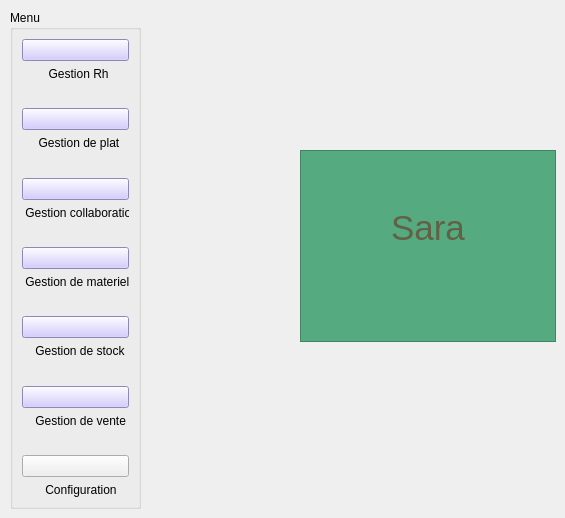
              <widget class="QWidget" name="page_6">
               <widget class="QGroupBox" name="groupBox_14">
                <property name="geometry">
                 <rect>
                  <x>10</x>
                  <y>10</y>
                  <width>131</width>
                  <height>499</height>
                 </rect>
                </property>
                <property name="title">
                 <string>Menu</string>
                </property>
                <layout class="QVBoxLayout" name="verticalLayout_18">
                 <item>
                  <layout class="QVBoxLayout" name="verticalLayout_4">
                   <item>
                    <widget class="QPushButton" name="Aymen_4">
                     <property name="styleSheet">
                      <string notr="true">background-color: rgb(200, 190, 255);</string>
                     </property>
                     <property name="text">
                      <string/>
                     </property>
                     <property name="icon">
                      <iconset resource="rh.qrc">
                       <normaloff>:/rh/rh.png</normaloff>:/rh/rh.png</iconset>
                     </property>
                     <property name="iconSize">
                      <size>
                       <width>50</width>
                       <height>30</height>
                      </size>
                     </property>
                    </widget>
                   </item>
                   <item>
                    <widget class="QLabel" name="label_30">
                     <property name="text">
                      <string>        Gestion Rh</string>
                     </property>
                    </widget>
                   </item>
                   <item>
                    <spacer name="verticalSpacer_22">
                     <property name="orientation">
                      <enum>Qt::Vertical</enum>
                     </property>
                     <property name="sizeHint" stdset="0">
                      <size>
                       <width>20</width>
                       <height>40</height>
                      </size>
                     </property>
                    </spacer>
                   </item>
                   <item>
                    <widget class="QPushButton" name="Moemen_4">
                     <property name="styleSheet">
                      <string notr="true">background-color: rgb(200, 190, 255);</string>
                     </property>
                     <property name="text">
                      <string/>
                     </property>
                     <property name="icon">
                      <iconset resource="plat.qrc">
                       <normaloff>:/plat/plat.png</normaloff>:/plat/plat.png</iconset>
                     </property>
                     <property name="iconSize">
                      <size>
                       <width>50</width>
                       <height>30</height>
                      </size>
                     </property>
                    </widget>
                   </item>
                   <item>
                    <widget class="QLabel" name="label_42">
                     <property name="text">
                      <string>     Gestion de plat</string>
                     </property>
                    </widget>
                   </item>
                   <item>
                    <spacer name="verticalSpacer_23">
                     <property name="orientation">
                      <enum>Qt::Vertical</enum>
                     </property>
                     <property name="sizeHint" stdset="0">
                      <size>
                       <width>20</width>
                       <height>40</height>
                      </size>
                     </property>
                    </spacer>
                   </item>
                   <item>
                    <widget class="QPushButton" name="Salma_4">
                     <property name="styleSheet">
                      <string notr="true">background-color: rgb(200, 190, 255);</string>
                     </property>
                     <property name="text">
                      <string/>
                     </property>
                     <property name="icon">
                      <iconset resource="collab.qrc">
                       <normaloff>:/collab/collaboration.png</normaloff>:/collab/collaboration.png</iconset>
                     </property>
                     <property name="iconSize">
                      <size>
                       <width>50</width>
                       <height>30</height>
                      </size>
                     </property>
                    </widget>
                   </item>
                   <item>
                    <widget class="QLabel" name="label_43">
                     <property name="text">
                      <string> Gestion collaboration</string>
                     </property>
                    </widget>
                   </item>
                   <item>
                    <spacer name="verticalSpacer_24">
                     <property name="orientation">
                      <enum>Qt::Vertical</enum>
                     </property>
                     <property name="sizeHint" stdset="0">
                      <size>
                       <width>20</width>
                       <height>40</height>
                      </size>
                     </property>
                    </spacer>
                   </item>
                   <item>
                    <widget class="QPushButton" name="Sara_4">
                     <property name="styleSheet">
                      <string notr="true">background-color: rgb(200, 190, 255);</string>
                     </property>
                     <property name="text">
                      <string/>
                     </property>
                     <property name="icon">
                      <iconset resource="materiel.qrc">
                       <normaloff>:/materiel/materiel.png</normaloff>:/materiel/materiel.png</iconset>
                     </property>
                     <property name="iconSize">
                      <size>
                       <width>50</width>
                       <height>30</height>
                      </size>
                     </property>
                    </widget>
                   </item>
                   <item>
                    <widget class="QLabel" name="label_44">
                     <property name="text">
                      <string> Gestion de materiels</string>
                     </property>
                    </widget>
                   </item>
                   <item>
                    <spacer name="verticalSpacer_25">
                     <property name="orientation">
                      <enum>Qt::Vertical</enum>
                     </property>
                     <property name="sizeHint" stdset="0">
                      <size>
                       <width>20</width>
                       <height>40</height>
                      </size>
                     </property>
                    </spacer>
                   </item>
                   <item>
                    <widget class="QPushButton" name="Taher_4">
                     <property name="styleSheet">
                      <string notr="true">background-color: rgb(200, 190, 255);</string>
                     </property>
                     <property name="text">
                      <string/>
                     </property>
                     <property name="icon">
                      <iconset resource="stock.qrc">
                       <normaloff>:/stock/stock.png</normaloff>:/stock/stock.png</iconset>
                     </property>
                     <property name="iconSize">
                      <size>
                       <width>50</width>
                       <height>30</height>
                      </size>
                     </property>
                    </widget>
                   </item>
                   <item>
                    <widget class="QLabel" name="label_45">
                     <property name="text">
                      <string>    Gestion de stock</string>
                     </property>
                    </widget>
                   </item>
                   <item>
                    <spacer name="verticalSpacer_26">
                     <property name="orientation">
                      <enum>Qt::Vertical</enum>
                     </property>
                     <property name="sizeHint" stdset="0">
                      <size>
                       <width>20</width>
                       <height>40</height>
                      </size>
                     </property>
                    </spacer>
                   </item>
                   <item>
                    <widget class="QPushButton" name="Ghazi_4">
                     <property name="styleSheet">
                      <string notr="true">background-color: rgb(200, 190, 255);</string>
                     </property>
                     <property name="text">
                      <string/>
                     </property>
                     <property name="icon">
                      <iconset resource="vente.qrc">
                       <normaloff>:/vente/vente.png</normaloff>:/vente/vente.png</iconset>
                     </property>
                     <property name="iconSize">
                      <size>
                       <width>50</width>
                       <height>30</height>
                      </size>
                     </property>
                    </widget>
                   </item>
                   <item>
                    <widget class="QLabel" name="label_46">
                     <property name="text">
                      <string>    Gestion de vente</string>
                     </property>
                    </widget>
                   </item>
                   <item>
                    <spacer name="verticalSpacer_27">
                     <property name="orientation">
                      <enum>Qt::Vertical</enum>
                     </property>
                     <property name="sizeHint" stdset="0">
                      <size>
                       <width>20</width>
                       <height>40</height>
                      </size>
                     </property>
                    </spacer>
                   </item>
                   <item>
                    <widget class="QPushButton" name="Configuration_4">
                     <property name="text">
                      <string/>
                     </property>
                     <property name="icon">
                      <iconset resource="config.qrc">
                       <normaloff>:/config/configuration.png</normaloff>:/config/configuration.png</iconset>
                     </property>
                     <property name="iconSize">
                      <size>
                       <width>50</width>
                       <height>30</height>
                      </size>
                     </property>
                    </widget>
                   </item>
                   <item>
                    <widget class="QLabel" name="label_47">
                     <property name="text">
                      <string>       Configuration</string>
                     </property>
                    </widget>
                   </item>
                  </layout>
                 </item>
                </layout>
               </widget>
               <widget class="QTextBrowser" name="textBrowser_4">
                <property name="geometry">
                 <rect>
                  <x>300</x>
                  <y>150</y>
                  <width>256</width>
                  <height>192</height>
                 </rect>
                </property>
                <property name="styleSheet">
                 <string notr="true">background-color: rgb(85, 170, 127);</string>
                </property>
                <property name="html">
                 <string>&lt;!DOCTYPE HTML PUBLIC &quot;-//W3C//DTD HTML 4.0//EN&quot; &quot;http://www.w3.org/TR/REC-html40/strict.dtd&quot;&gt;
&lt;html&gt;&lt;head&gt;&lt;meta name=&quot;qrichtext&quot; content=&quot;1&quot; /&gt;&lt;style type=&quot;text/css&quot;&gt;
p, li { white-space: pre-wrap; }
&lt;/style&gt;&lt;/head&gt;&lt;body style=&quot; font-family:'MS Shell Dlg 2'; font-size:8.25pt; font-weight:400; font-style:normal;&quot;&gt;
&lt;p align=&quot;center&quot; style=&quot;-qt-paragraph-type:empty; margin-top:0px; margin-bottom:0px; margin-left:0px; margin-right:0px; -qt-block-indent:0; text-indent:0px; font-family:'MS Shell Dlg 2';&quot;&gt;&lt;br /&gt;&lt;/p&gt;
&lt;p align=&quot;center&quot; style=&quot;-qt-paragraph-type:empty; margin-top:0px; margin-bottom:0px; margin-left:0px; margin-right:0px; -qt-block-indent:0; text-indent:0px; font-family:'MS Shell Dlg 2'; font-size:26pt; color:#616147;&quot;&gt;&lt;br /&gt;&lt;/p&gt;
&lt;p align=&quot;center&quot; style=&quot; margin-top:0px; margin-bottom:0px; margin-left:0px; margin-right:0px; -qt-block-indent:0; text-indent:0px;&quot;&gt;&lt;span style=&quot; font-family:'MS Shell Dlg 2'; font-size:26pt; color:#616147;&quot;&gt;Sara&lt;/span&gt;&lt;/p&gt;&lt;/body&gt;&lt;/html&gt;</string>
                </property>
               </widget>
              </widget>
